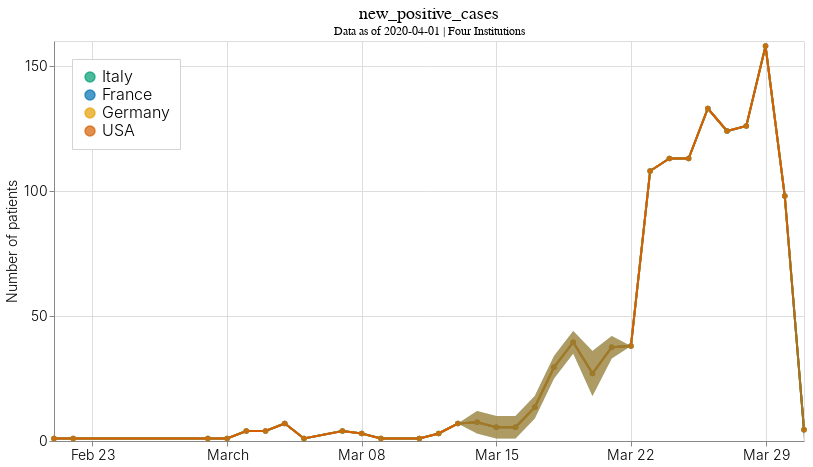
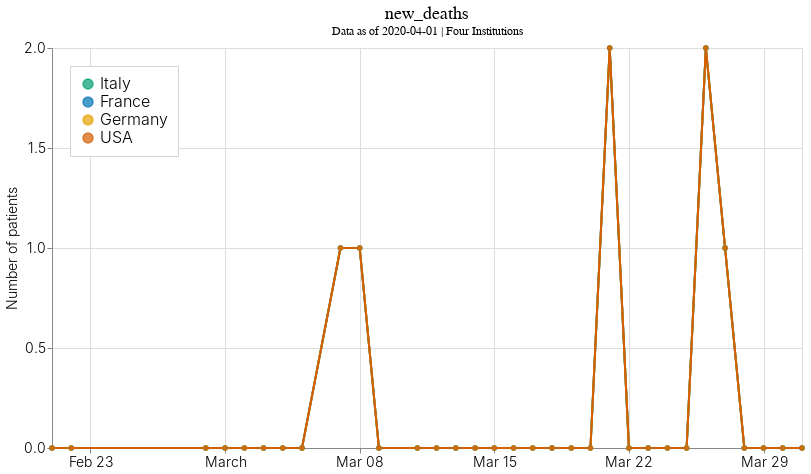
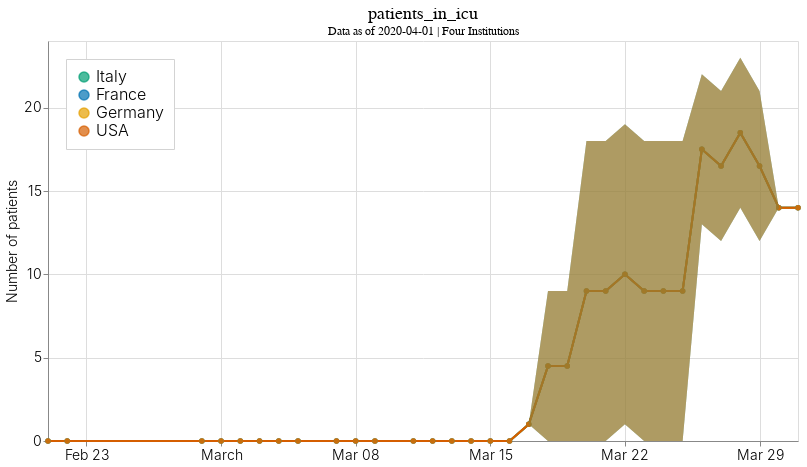

Notebook code cell kept with these figures, in order:
### Code cell
# TODO: Add cumulative values

CATEGORIES = [COLUMNS.NEW_POSITIVE_CASES, COLUMNS.NEW_DEATHS, COLUMNS.PATIENTS_IN_ICU]

# color_scale = alt.Scale(domain=COUNTRIES + [COMBINED], range=COUNTRY_COLOR + [COMBINED_COLOR])
color_scale = alt.Scale(domain=COUNTRIES, range=COUNTRY_COLOR)

def dailycount_chart(category):
    filtered_chart = alt.Chart(df_dc).transform_filter(
        alt.datum[CATEGORY] == category
    ).transform_filter(
        alt.datum[COLUMNS.SITE_ID] != COMBINED
    )

    line = filtered_chart.mark_line(size=2).encode(
        x=alt.X(
            f"{COLUMNS.DATE}:T", axis=alt.Axis(tickCount=7), 
            title=None,
        ),
        y=alt.Y(
            f"{COLUMNS.NUM_PATIENTS}:Q", axis=alt.Axis(tickCount=5), 
            title="Number of patients",
            # scale=alt.Scale(domain=[-1,200])
        ),
        color=alt.Color(f"{COLUMNS.SITE_ID}:N", scale=color_scale, legend=alt.Legend(title=None))
    )
    point = line.mark_circle(size=30)
    errorband = filtered_chart.mark_errorband().encode(
        x=alt.X(
            f"{COLUMNS.DATE}:T", axis=alt.Axis(tickCount=7), 
            title=None,
        ),y=alt.Y(
            "upper:Q", title=""
        ),y2=alt.Y2(
            "under:Q"
        ),
        color=alt.Color(f"{COLUMNS.SITE_ID}:N", scale=color_scale, legend=alt.Legend(title=None))
    )

    agg_chart = (line + point + errorband).resolve_scale(color="shared").properties(
        width=750, height=400
    )
    # TODO: Use this line for country level facet
    # .facet(
    #     row=alt.Row(f"{CATEGORY}", title=None)
    # )

    output_vis = apply_theme(agg_chart).properties(
        title={
            "text": category, 
            "subtitle": SUBTITLE
        }
    )
    # ).interactive()

    return output_vis

for c in (CATEGORIES):
    dailycount_chart(category=c).display()

### Figure 1 — Vega-Lite specification as saved in the notebook (floating-point values rounded to 4 significant figures; data arrays with more than 128 entries replaced by an {"elided": "..."} marker saying what was removed)
{"config": {"view": {"continuousWidth": 400, "continuousHeight": 300}, "axis": {"labelFontSize": 14, "labelFontWeight": 300, "labelLimit": 1000, "titleFontSize": 14, "titleFontWeight": 300}, "legend": {"cornerRadius": 0, "fillColor": "white", "labelFontSize": 16, "labelFontWeight": 300, "orient": "top-left", "padding": 10, "strokeColor": "lightgray", "titleFontSize": 18, "titleFontWeight": 400}, "title": {"anchor": "middle", "fontSize": 18, "fontWeight": 400}}, "layer": [{"mark": {"type": "line", "size": 2}, "encoding": {"color": {"type": "nominal", "field": "siteid", "legend": {"title": null}, "scale": {"domain": ["Italy", "France", "Germany", "USA"], "range": ["#009E73", "#0072B2", "#E69F00", "#D55E00"]}}, "x": {"type": "temporal", "axis": {"tickCount": 7}, "field": "date", "title": null}, "y": {"type": "quantitative", "axis": {"tickCount": 5}, "field": "num_patients", "title": "Number of patients"}}, "transform": [{"filter": "(datum['category'] === 'new_positive_cases')"}, {"filter": "(datum['siteid'] !== 'Combined')"}]}, {"mark": {"type": "circle", "size": 30}, "encoding": {"color": {"type": "nominal", "field": "siteid", "legend": {"title": null}, "scale": {"domain": ["Italy", "France", "Germany", "USA"], "range": ["#009E73", "#0072B2", "#E69F00", "#D55E00"]}}, "x": {"type": "temporal", "axis": {"tickCount": 7}, "field": "date", "title": null}, "y": {"type": "quantitative", "axis": {"tickCount": 5}, "field": "num_patients", "title": "Number of patients"}}, "transform": [{"filter": "(datum['category'] === 'new_positive_cases')"}, {"filter": "(datum['siteid'] !== 'Combined')"}]}, {"mark": "errorband", "encoding": {"color": {"type": "nominal", "field": "siteid", "legend": {"title": null}, "scale": {"domain": ["Italy", "France", "Germany", "USA"], "range": ["#009E73", "#0072B2", "#E69F00", "#D55E00"]}}, "x": {"type": "temporal", "axis": {"tickCount": 7}, "field": "date", "title": null}, "y": {"type": "quantitative", "field": "upper", "title": ""}, "y2": {"field": "under"}}, "transform": [{"filter": "(datum['category'] === 'new_positive_cases')"}, {"filter": "(datum['siteid'] !== 'Combined')"}]}], "data": {"name": "data-6fe01fecda04ed6f8e01388fe08a57df"}, "height": 400, "resolve": {"scale": {"color": "shared"}}, "title": {"text": "new_positive_cases", "subtitle": "Data as of 2020-04-01 | Four Institutions"}, "width": 750, "$schema": "https://vega.github.io/schema/vega-lite/v4.8.1.json", "datasets": {"data-6fe01fecda04ed6f8e01388fe08a57df": {"elided": "480 records"}}}

### Figure 2 — Vega-Lite specification as saved in the notebook (floating-point values rounded to 4 significant figures; data arrays with more than 128 entries replaced by an {"elided": "..."} marker saying what was removed)
{"config": {"view": {"continuousWidth": 400, "continuousHeight": 300}, "axis": {"labelFontSize": 14, "labelFontWeight": 300, "labelLimit": 1000, "titleFontSize": 14, "titleFontWeight": 300}, "legend": {"cornerRadius": 0, "fillColor": "white", "labelFontSize": 16, "labelFontWeight": 300, "orient": "top-left", "padding": 10, "strokeColor": "lightgray", "titleFontSize": 18, "titleFontWeight": 400}, "title": {"anchor": "middle", "fontSize": 18, "fontWeight": 400}}, "layer": [{"mark": {"type": "line", "size": 2}, "encoding": {"color": {"type": "nominal", "field": "siteid", "legend": {"title": null}, "scale": {"domain": ["Italy", "France", "Germany", "USA"], "range": ["#009E73", "#0072B2", "#E69F00", "#D55E00"]}}, "x": {"type": "temporal", "axis": {"tickCount": 7}, "field": "date", "title": null}, "y": {"type": "quantitative", "axis": {"tickCount": 5}, "field": "num_patients", "title": "Number of patients"}}, "transform": [{"filter": "(datum['category'] === 'new_deaths')"}, {"filter": "(datum['siteid'] !== 'Combined')"}]}, {"mark": {"type": "circle", "size": 30}, "encoding": {"color": {"type": "nominal", "field": "siteid", "legend": {"title": null}, "scale": {"domain": ["Italy", "France", "Germany", "USA"], "range": ["#009E73", "#0072B2", "#E69F00", "#D55E00"]}}, "x": {"type": "temporal", "axis": {"tickCount": 7}, "field": "date", "title": null}, "y": {"type": "quantitative", "axis": {"tickCount": 5}, "field": "num_patients", "title": "Number of patients"}}, "transform": [{"filter": "(datum['category'] === 'new_deaths')"}, {"filter": "(datum['siteid'] !== 'Combined')"}]}, {"mark": "errorband", "encoding": {"color": {"type": "nominal", "field": "siteid", "legend": {"title": null}, "scale": {"domain": ["Italy", "France", "Germany", "USA"], "range": ["#009E73", "#0072B2", "#E69F00", "#D55E00"]}}, "x": {"type": "temporal", "axis": {"tickCount": 7}, "field": "date", "title": null}, "y": {"type": "quantitative", "field": "upper", "title": ""}, "y2": {"field": "under"}}, "transform": [{"filter": "(datum['category'] === 'new_deaths')"}, {"filter": "(datum['siteid'] !== 'Combined')"}]}], "data": {"name": "data-6fe01fecda04ed6f8e01388fe08a57df"}, "height": 400, "resolve": {"scale": {"color": "shared"}}, "title": {"text": "new_deaths", "subtitle": "Data as of 2020-04-01 | Four Institutions"}, "width": 750, "$schema": "https://vega.github.io/schema/vega-lite/v4.8.1.json", "datasets": {"data-6fe01fecda04ed6f8e01388fe08a57df": {"elided": "480 records"}}}

### Figure 3 — Vega-Lite specification as saved in the notebook (floating-point values rounded to 4 significant figures; data arrays with more than 128 entries replaced by an {"elided": "..."} marker saying what was removed)
{"config": {"view": {"continuousWidth": 400, "continuousHeight": 300}, "axis": {"labelFontSize": 14, "labelFontWeight": 300, "labelLimit": 1000, "titleFontSize": 14, "titleFontWeight": 300}, "legend": {"cornerRadius": 0, "fillColor": "white", "labelFontSize": 16, "labelFontWeight": 300, "orient": "top-left", "padding": 10, "strokeColor": "lightgray", "titleFontSize": 18, "titleFontWeight": 400}, "title": {"anchor": "middle", "fontSize": 18, "fontWeight": 400}}, "layer": [{"mark": {"type": "line", "size": 2}, "encoding": {"color": {"type": "nominal", "field": "siteid", "legend": {"title": null}, "scale": {"domain": ["Italy", "France", "Germany", "USA"], "range": ["#009E73", "#0072B2", "#E69F00", "#D55E00"]}}, "x": {"type": "temporal", "axis": {"tickCount": 7}, "field": "date", "title": null}, "y": {"type": "quantitative", "axis": {"tickCount": 5}, "field": "num_patients", "title": "Number of patients"}}, "transform": [{"filter": "(datum['category'] === 'patients_in_icu')"}, {"filter": "(datum['siteid'] !== 'Combined')"}]}, {"mark": {"type": "circle", "size": 30}, "encoding": {"color": {"type": "nominal", "field": "siteid", "legend": {"title": null}, "scale": {"domain": ["Italy", "France", "Germany", "USA"], "range": ["#009E73", "#0072B2", "#E69F00", "#D55E00"]}}, "x": {"type": "temporal", "axis": {"tickCount": 7}, "field": "date", "title": null}, "y": {"type": "quantitative", "axis": {"tickCount": 5}, "field": "num_patients", "title": "Number of patients"}}, "transform": [{"filter": "(datum['category'] === 'patients_in_icu')"}, {"filter": "(datum['siteid'] !== 'Combined')"}]}, {"mark": "errorband", "encoding": {"color": {"type": "nominal", "field": "siteid", "legend": {"title": null}, "scale": {"domain": ["Italy", "France", "Germany", "USA"], "range": ["#009E73", "#0072B2", "#E69F00", "#D55E00"]}}, "x": {"type": "temporal", "axis": {"tickCount": 7}, "field": "date", "title": null}, "y": {"type": "quantitative", "field": "upper", "title": ""}, "y2": {"field": "under"}}, "transform": [{"filter": "(datum['category'] === 'patients_in_icu')"}, {"filter": "(datum['siteid'] !== 'Combined')"}]}], "data": {"name": "data-6fe01fecda04ed6f8e01388fe08a57df"}, "height": 400, "resolve": {"scale": {"color": "shared"}}, "title": {"text": "patients_in_icu", "subtitle": "Data as of 2020-04-01 | Four Institutions"}, "width": 750, "$schema": "https://vega.github.io/schema/vega-lite/v4.8.1.json", "datasets": {"data-6fe01fecda04ed6f8e01388fe08a57df": {"elided": "480 records"}}}
